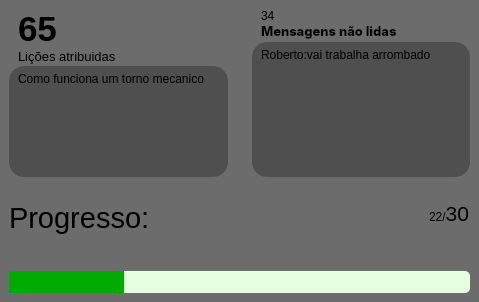
                         <widget class="QWidget" name="separacao_atividades" native="true">
                          <property name="styleSheet">
                           <string notr="true">
QWidget{border-radius:15px;
background-color: rgb(108, 108, 108);
}
#separacao_atividades {background-color: transparent;

}</string>
                          </property>
                          <layout class="QVBoxLayout" name="verticalLayout_21">
                           <property name="leftMargin">
                            <number>0</number>
                           </property>
                           <property name="topMargin">
                            <number>0</number>
                           </property>
                           <property name="rightMargin">
                            <number>0</number>
                           </property>
                           <property name="bottomMargin">
                            <number>0</number>
                           </property>
                           <item>
                            <widget class="QWidget" name="local_licoes_menagens_nao_lidas" native="true">
                             <property name="minimumSize">
                              <size>
                               <width>0</width>
                               <height>144</height>
                              </size>
                             </property>
                             <property name="styleSheet">
                              <string notr="true">#local_licoes_menagens_nao_lidas{background-color: transparent;

}</string>
                             </property>
                             <layout class="QHBoxLayout" name="horizontalLayout_11">
                              <property name="leftMargin">
                               <number>0</number>
                              </property>
                              <property name="topMargin">
                               <number>0</number>
                              </property>
                              <property name="rightMargin">
                               <number>0</number>
                              </property>
                              <property name="bottomMargin">
                               <number>0</number>
                              </property>
                              <item>
                               <widget class="QWidget" name="local_novas_licoes" native="true">
                                <property name="cursor">
                                 <cursorShape>PointingHandCursor</cursorShape>
                                </property>
                                <property name="styleSheet">
                                 <string notr="true"/>
                                </property>
                                <layout class="QVBoxLayout" name="verticalLayout_15">
                                 <property name="spacing">
                                  <number>2</number>
                                 </property>
                                 <item alignment="Qt::AlignBottom">
                                  <widget class="QWidget" name="local_licoes_3" native="true">
                                   <property name="styleSheet">
                                    <string notr="true">
font: 81 26pt &quot;Inter ExtraBold&quot;;</string>
                                   </property>
                                   <layout class="QVBoxLayout" name="verticalLayout_23">
                                    <property name="spacing">
                                     <number>0</number>
                                    </property>
                                    <property name="topMargin">
                                     <number>0</number>
                                    </property>
                                    <property name="bottomMargin">
                                     <number>0</number>
                                    </property>
                                    <item>
                                     <widget class="QLabel" name="lbl_novas_licoes">
                                      <property name="sizePolicy">
                                       <sizepolicy hsizetype="Preferred" vsizetype="Preferred">
                                        <horstretch>0</horstretch>
                                        <verstretch>0</verstretch>
                                       </sizepolicy>
                                      </property>
                                      <property name="text">
                                       <string>&lt;html&gt;&lt;head/&gt;&lt;body&gt;&lt;p&gt;&lt;span style=&quot; font-size:26pt; font-weight:600;&quot;&gt;65&lt;/span&gt;&lt;/p&gt;&lt;/body&gt;&lt;/html&gt;</string>
                                      </property>
                                     </widget>
                                    </item>
                                    <item>
                                     <widget class="QLabel" name="label_3">
                                      <property name="text">
                                       <string>&lt;html&gt;&lt;head/&gt;&lt;body&gt;&lt;p&gt;&lt;span style=&quot; font-size:10pt;&quot;&gt;Lições atribuidas&lt;/span&gt;&lt;/p&gt;&lt;/body&gt;&lt;/html&gt;</string>
                                      </property>
                                     </widget>
                                    </item>
                                   </layout>
                                  </widget>
                                 </item>
                                 <item>
                                  <widget class="QWidget" name="local_preview" native="true">
                                   <property name="minimumSize">
                                    <size>
                                     <width>0</width>
                                     <height>111</height>
                                    </size>
                                   </property>
                                   <property name="styleSheet">
                                    <string notr="true">
background-color:rgb(79, 79, 79);</string>
                                   </property>
                                   <layout class="QVBoxLayout" name="verticalLayout_18">
                                    <property name="topMargin">
                                     <number>6</number>
                                    </property>
                                    <item>
                                     <widget class="QLabel" name="lbl_primeira_licao">
                                      <property name="sizePolicy">
                                       <sizepolicy hsizetype="Fixed" vsizetype="Fixed">
                                        <horstretch>0</horstretch>
                                        <verstretch>0</verstretch>
                                       </sizepolicy>
                                      </property>
                                      <property name="text">
                                       <string>Como funciona um torno mecanico</string>
                                      </property>
                                     </widget>
                                    </item>
                                    <item>
                                     <spacer name="verticalSpacer_6">
                                      <property name="orientation">
                                       <enum>Qt::Vertical</enum>
                                      </property>
                                      <property name="sizeHint" stdset="0">
                                       <size>
                                        <width>20</width>
                                        <height>40</height>
                                       </size>
                                      </property>
                                     </spacer>
                                    </item>
                                   </layout>
                                  </widget>
                                 </item>
                                </layout>
                               </widget>
                              </item>
                              <item>
                               <widget class="QWidget" name="local_mensagens_nao_lidas" native="true">
                                <property name="cursor">
                                 <cursorShape>PointingHandCursor</cursorShape>
                                </property>
                                <property name="styleSheet">
                                 <string notr="true"/>
                                </property>
                                <layout class="QVBoxLayout" name="verticalLayout_16">
                                 <property name="spacing">
                                  <number>2</number>
                                 </property>
                                 <item alignment="Qt::AlignBottom">
                                  <widget class="QWidget" name="widget_13" native="true">
                                   <property name="styleSheet">
                                    <string notr="true">font: 81 26pt &quot;Inter ExtraBold&quot;;</string>
                                   </property>
                                   <layout class="QVBoxLayout" name="verticalLayout_33">
                                    <property name="spacing">
                                     <number>0</number>
                                    </property>
                                    <property name="topMargin">
                                     <number>0</number>
                                    </property>
                                    <property name="bottomMargin">
                                     <number>0</number>
                                    </property>
                                    <item>
                                     <widget class="QLabel" name="lbl_novas_mensagens">
                                      <property name="text">
                                       <string>34</string>
                                      </property>
                                     </widget>
                                    </item>
                                    <item>
                                     <widget class="QLabel" name="label_7">
                                      <property name="font">
                                       <font>
                                        <family>Inter ExtraBold</family>
                                        <pointsize>26</pointsize>
                                        <weight>10</weight>
                                        <italic>false</italic>
                                        <bold>false</bold>
                                       </font>
                                      </property>
                                      <property name="text">
                                       <string>&lt;html&gt;&lt;head/&gt;&lt;body&gt;&lt;p&gt;&lt;span style=&quot; font-size:10pt;&quot;&gt;Mensagens não lidas&lt;/span&gt;&lt;/p&gt;&lt;/body&gt;&lt;/html&gt;</string>
                                      </property>
                                     </widget>
                                    </item>
                                   </layout>
                                  </widget>
                                 </item>
                                 <item>
                                  <widget class="QWidget" name="widget_8" native="true">
                                   <property name="minimumSize">
                                    <size>
                                     <width>0</width>
                                     <height>111</height>
                                    </size>
                                   </property>
                                   <property name="styleSheet">
                                    <string notr="true">
background-color:rgb(79, 79, 79);</string>
                                   </property>
                                   <layout class="QVBoxLayout" name="verticalLayout_20">
                                    <property name="topMargin">
                                     <number>6</number>
                                    </property>
                                    <item>
                                     <widget class="QLabel" name="lbl_mensagem_mais_importante">
                                      <property name="sizePolicy">
                                       <sizepolicy hsizetype="Fixed" vsizetype="Fixed">
                                        <horstretch>0</horstretch>
                                        <verstretch>0</verstretch>
                                       </sizepolicy>
                                      </property>
                                      <property name="text">
                                       <string>Roberto:vai trabalha arrombado</string>
                                      </property>
                                     </widget>
                                    </item>
                                    <item>
                                     <spacer name="verticalSpacer_7">
                                      <property name="orientation">
                                       <enum>Qt::Vertical</enum>
                                      </property>
                                      <property name="sizeHint" stdset="0">
                                       <size>
                                        <width>20</width>
                                        <height>40</height>
                                       </size>
                                      </property>
                                     </spacer>
                                    </item>
                                   </layout>
                                  </widget>
                                 </item>
                                </layout>
                               </widget>
                              </item>
                             </layout>
                            </widget>
                           </item>
                           <item>
                            <widget class="QWidget" name="local_progresso" native="true">
                             <property name="minimumSize">
                              <size>
                               <width>0</width>
                               <height>110</height>
                              </size>
                             </property>
                             <property name="maximumSize">
                              <size>
                               <width>738</width>
                               <height>110</height>
                              </size>
                             </property>
                             <property name="cursor">
                              <cursorShape>ArrowCursor</cursorShape>
                             </property>
                             <property name="styleSheet">
                              <string notr="true"/>
                             </property>
                             <layout class="QVBoxLayout" name="verticalLayout_19">
                              <item>
                               <widget class="QWidget" name="local_progresso_lbl" native="true">
                                <property name="styleSheet">
                                 <string notr="true">font: 81 26pt &quot;Inter ExtraBold&quot;;</string>
                                </property>
                                <layout class="QHBoxLayout" name="horizontalLayout_18">
                                 <property name="leftMargin">
                                  <number>0</number>
                                 </property>
                                 <property name="topMargin">
                                  <number>0</number>
                                 </property>
                                 <property name="rightMargin">
                                  <number>0</number>
                                 </property>
                                 <property name="bottomMargin">
                                  <number>0</number>
                                 </property>
                                 <item alignment="Qt::AlignLeft|Qt::AlignTop">
                                  <widget class="QLabel" name="label_4">
                                   <property name="text">
                                    <string>&lt;html&gt;&lt;head/&gt;&lt;body&gt;&lt;p&gt;&lt;span style=&quot; font-size:22pt;&quot;&gt;Progresso:&lt;/span&gt;&lt;/p&gt;&lt;/body&gt;&lt;/html&gt;</string>
                                   </property>
                                  </widget>
                                 </item>
                                 <item alignment="Qt::AlignRight|Qt::AlignTop">
                                  <widget class="QLabel" name="lbl_concluidos_total">
                                   <property name="text">
                                    <string>&lt;html&gt;&lt;head/&gt;&lt;body&gt;&lt;p&gt;22/&lt;span style=&quot; font-size:16pt;&quot;&gt;30&lt;/span&gt;&lt;/p&gt;&lt;/body&gt;&lt;/html&gt;</string>
                                   </property>
                                  </widget>
                                 </item>
                                </layout>
                               </widget>
                              </item>
                              <item>
                               <widget class="QProgressBar" name="progressBar">
                                <property name="sizePolicy">
                                 <sizepolicy hsizetype="Expanding" vsizetype="Fixed">
                                  <horstretch>0</horstretch>
                                  <verstretch>0</verstretch>
                                 </sizepolicy>
                                </property>
                                <property name="minimumSize">
                                 <size>
                                  <width>461</width>
                                  <height>20</height>
                                 </size>
                                </property>
                                <property name="styleSheet">
                                 <string notr="true">QProgressBar {
    border: 2px #6c6c6c;
    border-radius: 5px;
  text-align: center;
    background:rgb(230, 255, 225);
}
QProgressBar::chunk {
    background-color: rgb(0, 170, 0);
}</string>
                                </property>
                                <property name="value">
                                 <number>25</number>
                                </property>
                                <property name="textVisible">
                                 <bool>false</bool>
                                </property>
                                <property name="orientation">
                                 <enum>Qt::Horizontal</enum>
                                </property>
                                <property name="invertedAppearance">
                                 <bool>false</bool>
                                </property>
                                <property name="textDirection">
                                 <enum>QProgressBar::TopToBottom</enum>
                                </property>
                                <property name="format">
                                 <string>%p% / 100%</string>
                                </property>
                               </widget>
                              </item>
                             </layout>
                            </widget>
                           </item>
                          </layout>
                         </widget>
